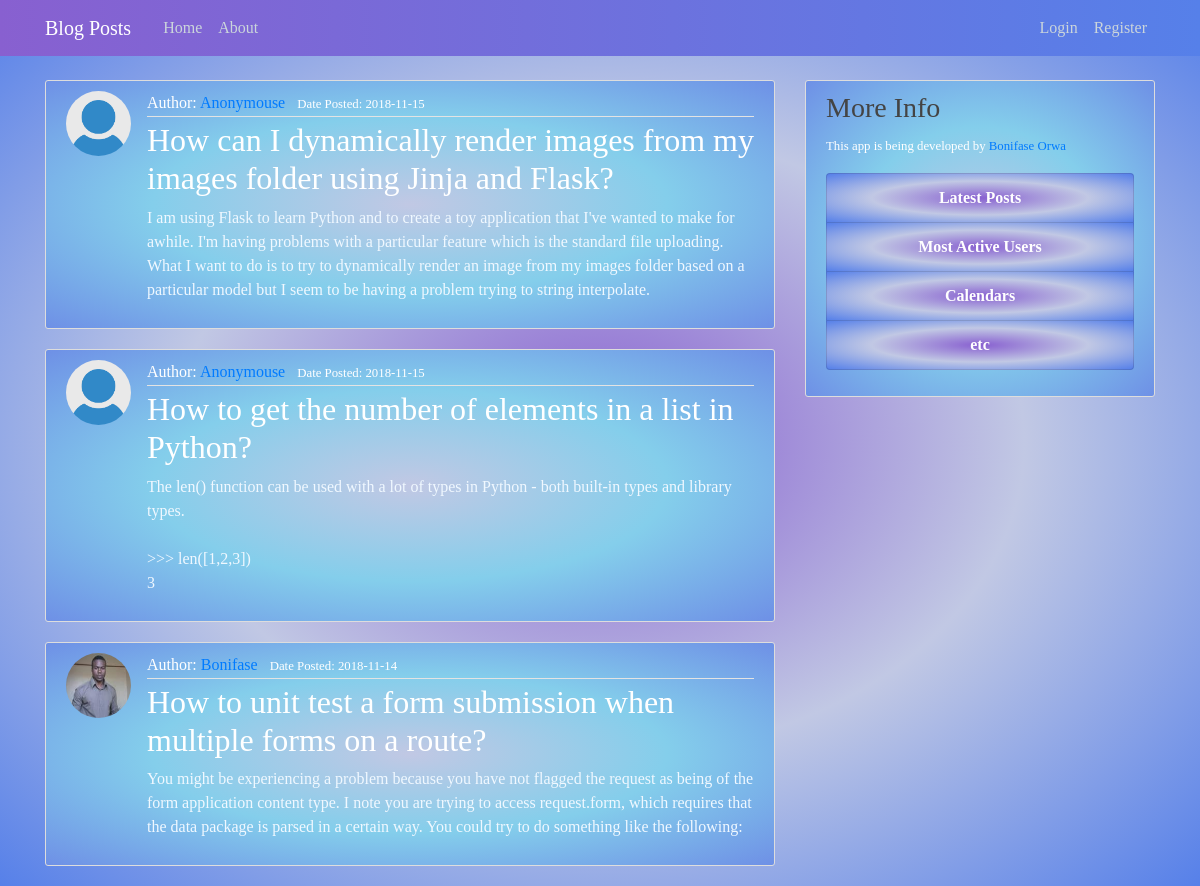
Page /latest_posts on the committed database.
### blogpost/models/models.py (models this page shows, shortened)
class Post(db.Model):
    id = db.Column(db.Integer, primary_key=True)
    title = db.Column(db.String(100), nullable=False)
    date_posted = db.Column(
        db.DateTime, nullable=False, default=datetime.utcnow)
    content = db.Column(db.Text, nullable=False)
    user_id = db.Column(db.Integer, db.ForeignKey('user.id'), nullable=False)

class User(db.Model, UserMixin):
    id = db.Column(db.Integer, primary_key=True)
    username = db.Column(db.String(20), unique=True, nullable=False)
    email = db.Column(db.String(120), unique=True, nullable=False)
    image_file = db.Column(
        db.String(20), nullable=False, default='default.jpg')
    password = db.Column(db.String(60), nullable=False)
    posts = db.relationship('Post', backref='author', lazy=True)

### blogpost/routes.py (the view)
@app.route("/latest_posts", methods=['GET'])
def latest_posts():
    posts = Post.query.order_by(Post.date_posted.desc()).limit(3).all()
    if posts:
        return render_template('latest_posts.html', posts=posts)
    else:
        flash(f'No latest posts', 'info')
        return redirect(url_for('home'))

### blogpost/templates/latest_posts.html
{% extends "layout.html" %}
{% block content %}
    {% for post in posts %}
        <article class="media content-section">
          <img class="rounded-circle article-img" src="{{ url_for(
            'static', filename='profile_pics/' + post.author.image_file) }}">
          <div class="media-body">
            <div class="article-metadata">
              Author: <a class="mr-2" href="#"> {{ post.author.username }}</a>
              <small class="text-muted">Date Posted: {{ post.date_posted.strftime('%Y-%m-%d') }}</small>
            </div>
            <h2><a class="article-title" href="{{ url_for('post', post_id=post.id) }}">{{ post.title }}</a></h2>
            <p class="article-content">{{ post.content }}</p>
          </div>
        </article>
    {% endfor %}
{% endblock content %}

### blogpost/static/main.css (style rules this page uses)
body { background: radial-gradient(#8860d0, #c1c8e4, #5680e9); color: #333333; margin-top: 5rem; font-family: Monotype Corsiva; }
h1, h2, h3, h4, h5, h6 { color: #444444; }
.content-section { background: radial-gradient(#c1c8e4, #84ceeb, #6e90e6); color: aliceblue; padding: 10px 20px; border: 1px solid #dddddd; border-radius: 3px; margin-bottom: 20px; }
.article-title { color: #444444; }
.article-content { white-space: pre-line; }
.article-img { height: 65px; width: 65px; margin-right: 16px; }
.article-metadata { padding-bottom: 1px; color: #ffffff; margin-bottom: 4px; border-bottom: 1px solid #e3e3e3; }
.text-muted { color: white !important; }
.article-title { color: white; }

### rows in the picture
Post: image_file (placeholder picture), author.username "Anonymouse", date_posted "2018-11-15", title "How can I dynamically render images from my images folder using Jinja and Flask?", content "I am using Flask to learn Python and to create a toy application that I've wanted to make for awhile. I'm having problems with a particular feature which is the standard file uploading. What I want to do is to try to dynamically render an image from my images folder based on a particular model but I seem to be having a problem trying to string interpolate."
Post: image_file (placeholder picture), author.username "Anonymouse", date_posted "2018-11-15", title "How to get the number of elements in a list in Python?", content "The len() function can be used with a lot of types in Python - both built-in types and library types. >>> len([1,2,3]) 3"
Post: image_file (picture), author.username "Bonifase", date_posted "2018-11-14", title "How to unit test a form submission when multiple forms on a route?", content "You might be experiencing a problem because you have not flagged the request as being of the form application content type. I note you are trying to access request.form, which requires that the data package is parsed in a certain way. You could try to do something like the following:"
